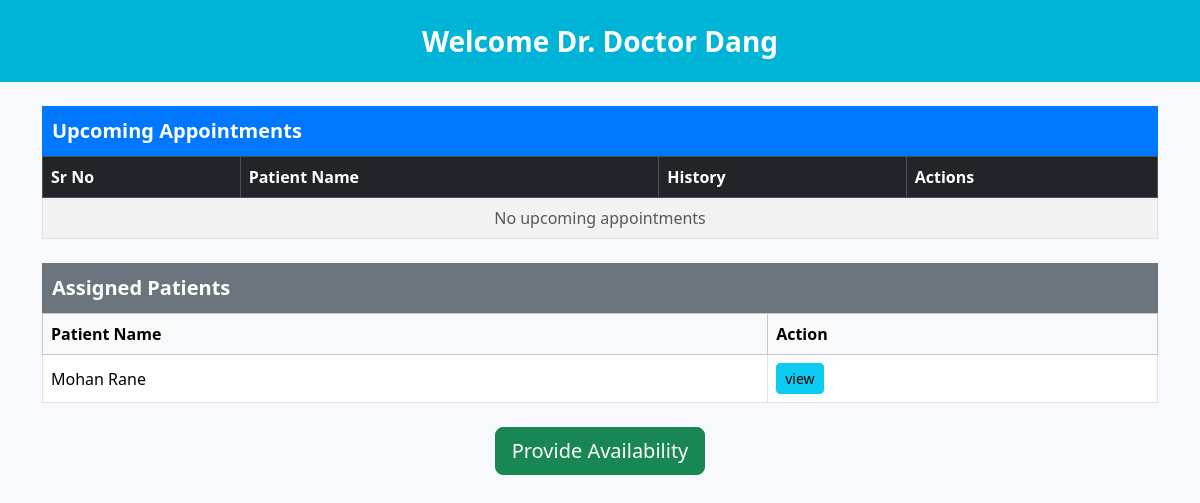
Before: /doctordashboard (signed in) with the older database file.
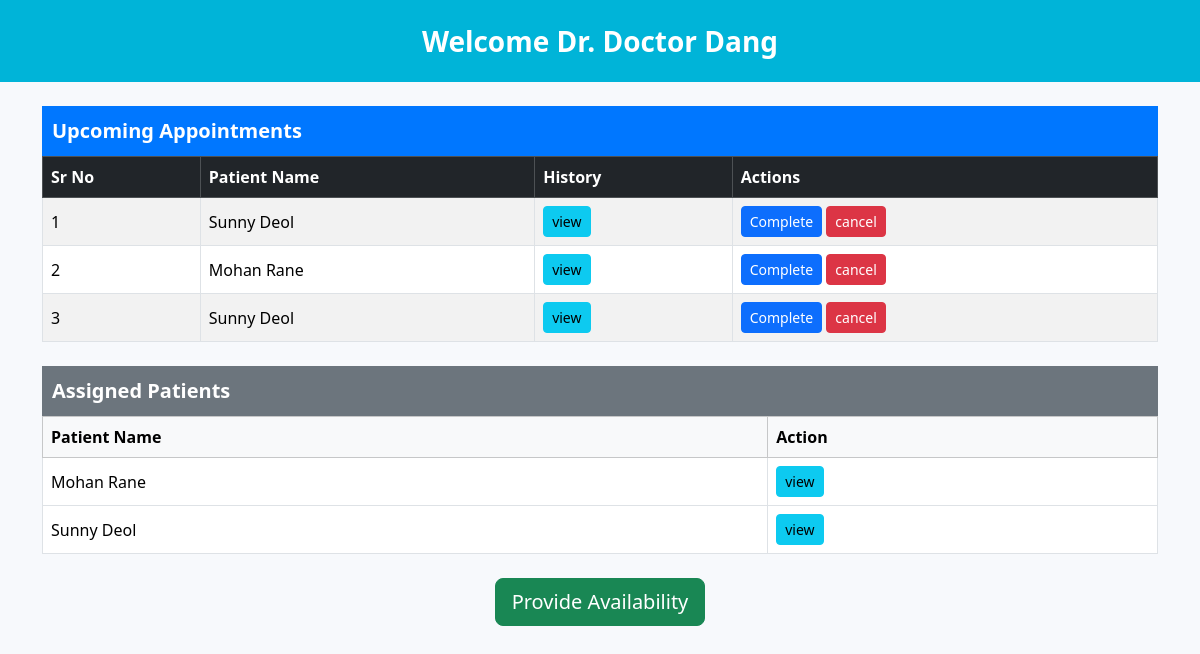
After: the same page with the newer database file.
### application/models.py (models this page shows)
class Patient(UserMixin, db.Model):
    id = db.Column(db.Integer(), primary_key = True)
    username = db.Column(db.String(), nullable = False, unique = True)
    password = db.Column(db.String(), nullable = False)
    name = db.Column(db.String(), nullable = False)
    age = db.Column(db.Integer(), nullable = False)
    gender = db.Column(db.String(), nullable = False)
    address = db.Column(db.String(), nullable = False)
    contact_num = db.Column(db.Integer(), nullable = False)
    medical_history = db.Column(db.String(), nullable = False)
    flagged = db.Column(db.Integer(), nullable = False, default = 0)
    patient_id = db.Column(db.Integer(), db.ForeignKey("user.id"), nullable = False)
    appointment = db.relationship('Appointment', backref = 'patient')

class Appointment(UserMixin, db.Model):
    id = db.Column(db.Integer(), primary_key = True)
    appointment_date = db.Column(db.DateTime(), nullable = False)
    appointment_time = db.Column(db.Time(), nullable = False)
    reason = db.Column(db.String(), nullable = False, default = 'Null')
    status = db.Column(db.String(), nullable = False, default = "Available")
    patient_id = db.Column(db.Integer(), db.ForeignKey("patient.id"), nullable = False, default = 999)
    doctor_id = db.Column(db.Integer(), db.ForeignKey("doctor.id"), nullable = False)
    treatment = db.relationship('Treatment', backref = 'appointment')

### application/routes.py (the view)
@app.route('/doctordashboard')
@login_required
def doctor_dashboard():
    if current_user.user_role != 1:
        return render_template('doctor_login.html', error="Access denied. Only doctors can access this page.")
    doctor = Doctor.query.filter_by(username=current_user.username).first()
    today = datetime.today().date()
    upcoming_appointments = Appointment.query.filter(
        Appointment.doctor_id == doctor.id,
        Appointment.appointment_date >= today,
        Appointment.status.in_(["Booked"])
    ).order_by(Appointment.appointment_date, Appointment.appointment_time).all()
    assigned_patients = (
        Patient.query.join(Appointment, Appointment.patient_id == Patient.id)
        .filter(Appointment.doctor_id == doctor.id)
        .distinct()
        .all()
    )
    return render_template(
        'doctor_dashboard.html',
        doctor=doctor,
        upcoming_appointments=upcoming_appointments,
        assigned_patients=assigned_patients
    )

### templates/doctor_dashboard.html (shortened to what this page needs)
<!DOCTYPE html>
<html>
<head>
    <link href="https://cdn.jsdelivr.net/npm/bootstrap@5.3.3/dist/css/bootstrap.min.css" rel="stylesheet">
</head>
<body>
    <div class="header">
        Welcome Dr. {{ doctor.name }}
    </div>
    <div class="container mt-4">
        <div class="section-title">Upcoming Appointments</div>
        <table class="table table-bordered table-striped align-middle">
            <thead class="table-dark">
                <tr>
                    <th>Sr No</th>
                    <th>Patient Name</th>
                    <th>History</th>
                    <th>Actions</th>
                </tr>
            </thead>
            <tbody>
                {% if upcoming_appointments %}
                    {% for appt in upcoming_appointments %}
                    <tr>
                        <td>{{ loop.index }}</td>
                        <td>{{ appt.patient.name }}</td>
                        <td>
                            <a href="{{ url_for('doctor_patient_history', patient_id=appt.patient.id) }}"
                                class="btn btn-info btn-sm">view</a>
                        </td>
                        <td>
                            <a class="btn btn-primary btn-sm"
                               href="{{ url_for('update_history', appt_id=appt.id) }}">
                               Complete
                            </a>
                            <form action="{{ url_for('doctor_cancel_appointment', appt_id=appt.id) }}"
                                  method="post" style="display:inline;">
                                <button class="btn btn-danger btn-sm">cancel</button>
                            </form>
                        </td>
                    </tr>
                    {% endfor %}
                {% else %}
                <tr><td colspan="4" class="text-center text-muted">No upcoming appointments</td></tr>
                {% endif %}
            </tbody>
        </table>
        <div class="section-title-2 mt-4">Assigned Patients</div>
        <table class="table table-bordered align-middle">
            <thead class="table-light">
                <tr>
                    <th>Patient Name</th>
                    <th>Action</th>
                </tr>
            </thead>
            <tbody>
                {% if assigned_patients %}
                    {% for pt in assigned_patients %}
                    <tr>
                        <td>{{ pt.name }}</td>
                        <td>
                            <a href="{{ url_for('doctor_patient_history', patient_id=pt.id) }}"
                               class="btn btn-info btn-sm">view</a>
                        </td>
                    </tr>
                    {% endfor %}
                {% else %}
                <tr><td colspan="2" class="text-center text-muted">No assigned patients</td></tr>
                {% endif %}
            </tbody>
        </table>
        <div class="text-center mt-4">
            <a href="{{ url_for('appointment') }}" class="btn btn-success btn-lg">
                Provide Availability
            </a>
        </div>
    </div>
</body>
</html>

Changed rows visible on the page:
added Appointment: patient.name "Sunny Deol"
added Appointment: patient.name "Mohan Rane"
added Appointment: patient.name "Sunny Deol"
added Patient: name "Sunny Deol"
Other visible differences:
text no longer shown: "No upcoming appointments"
